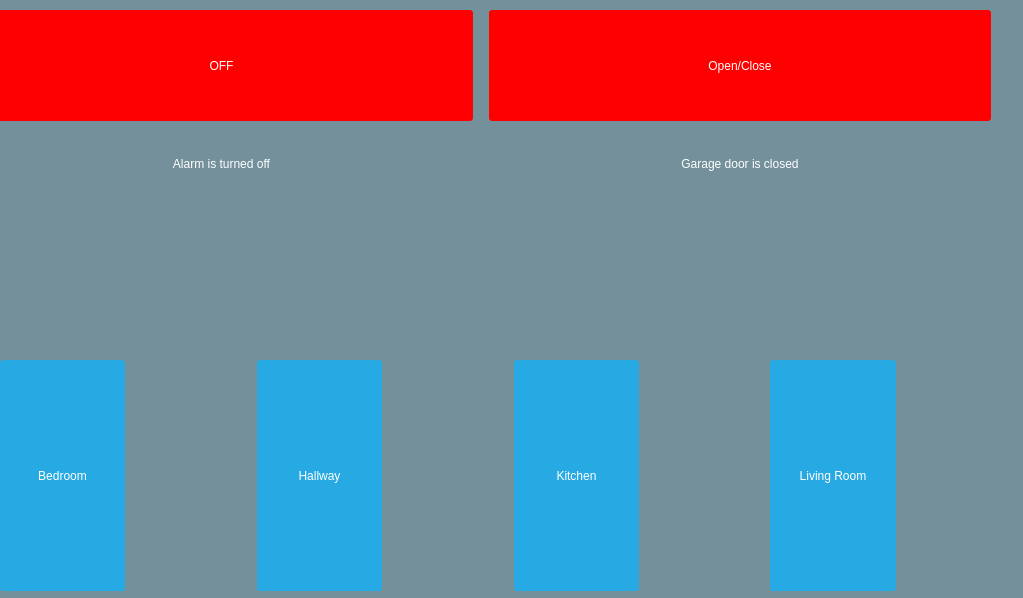
<?xml version="1.0" encoding="UTF-8"?>
<ui version="4.0">
 <class>mainScreenWindow</class>
 <widget class="QWidget" name="mainScreenWindow">
  <property name="geometry">
   <rect>
    <x>0</x>
    <y>0</y>
    <width>1023</width>
    <height>598</height>
   </rect>
  </property>
  <property name="windowTitle">
   <string>Form</string>
  </property>
  <property name="styleSheet">
   <string notr="true">#mainScreenWindow { 
background: rgba(32, 80, 96, 100);
border-image: url(:/images/blue-wallpaper-7.jpg);
 }

#roomSelector { background-color: qlineargradient(spread:reflect, x1:0.5, y1:0, x2:0, y2:0, stop:0 rgba(91, 204, 233, 100), stop:1 rgba(32, 80, 96, 100)); }

#loginForm
{
  background: rgba(0, 0, 0, 80);
  border-radius: 8px;
}

QLabel { color: white; }
QLineEdit { border-radius: 3px; }

QPushButton
{
  color: white;
  background-color: #27a9e3;
  border-width: 0px;
  border-radius: 3px;
}

QPushButton:hover { background-color: #66c011; }</string>
  </property>
  <widget class="QWidget" name="horizontalLayoutWidget">
   <property name="geometry">
    <rect>
     <x>0</x>
     <y>350</y>
     <width>1021</width>
     <height>251</height>
    </rect>
   </property>
   <layout class="QHBoxLayout" name="roomSelector">
    <property name="topMargin">
     <number>10</number>
    </property>
    <property name="bottomMargin">
     <number>10</number>
    </property>
    <item>
     <widget class="QPushButton" name="bedroom">
      <property name="sizePolicy">
       <sizepolicy hsizetype="Expanding" vsizetype="Expanding">
        <horstretch>0</horstretch>
        <verstretch>50</verstretch>
       </sizepolicy>
      </property>
      <property name="text">
       <string>Bedroom</string>
      </property>
      <property name="iconSize">
       <size>
        <width>50</width>
        <height>50</height>
       </size>
      </property>
     </widget>
    </item>
    <item>
     <spacer name="horizontalSpacer_2">
      <property name="orientation">
       <enum>Qt::Horizontal</enum>
      </property>
      <property name="sizeHint" stdset="0">
       <size>
        <width>40</width>
        <height>20</height>
       </size>
      </property>
     </spacer>
    </item>
    <item>
     <widget class="QPushButton" name="Hallway">
      <property name="sizePolicy">
       <sizepolicy hsizetype="Expanding" vsizetype="Expanding">
        <horstretch>0</horstretch>
        <verstretch>0</verstretch>
       </sizepolicy>
      </property>
      <property name="text">
       <string>Hallway</string>
      </property>
     </widget>
    </item>
    <item>
     <spacer name="horizontalSpacer_3">
      <property name="orientation">
       <enum>Qt::Horizontal</enum>
      </property>
      <property name="sizeHint" stdset="0">
       <size>
        <width>40</width>
        <height>20</height>
       </size>
      </property>
     </spacer>
    </item>
    <item>
     <widget class="QPushButton" name="kitchen">
      <property name="sizePolicy">
       <sizepolicy hsizetype="Expanding" vsizetype="Expanding">
        <horstretch>0</horstretch>
        <verstretch>0</verstretch>
       </sizepolicy>
      </property>
      <property name="text">
       <string>Kitchen</string>
      </property>
     </widget>
    </item>
    <item>
     <spacer name="horizontalSpacer_4">
      <property name="orientation">
       <enum>Qt::Horizontal</enum>
      </property>
      <property name="sizeHint" stdset="0">
       <size>
        <width>40</width>
        <height>20</height>
       </size>
      </property>
     </spacer>
    </item>
    <item>
     <widget class="QPushButton" name="livingRoom">
      <property name="sizePolicy">
       <sizepolicy hsizetype="Expanding" vsizetype="Expanding">
        <horstretch>0</horstretch>
        <verstretch>0</verstretch>
       </sizepolicy>
      </property>
      <property name="text">
       <string>Living Room</string>
      </property>
     </widget>
    </item>
    <item>
     <spacer name="horizontalSpacer">
      <property name="orientation">
       <enum>Qt::Horizontal</enum>
      </property>
      <property name="sizeHint" stdset="0">
       <size>
        <width>40</width>
        <height>20</height>
       </size>
      </property>
     </spacer>
    </item>
   </layout>
  </widget>
  <widget class="QWidget" name="horizontalLayoutWidget_2">
   <property name="geometry">
    <rect>
     <x>-30</x>
     <y>10</y>
     <width>1021</width>
     <height>161</height>
    </rect>
   </property>
   <layout class="QHBoxLayout" name="horizontalLayout">
    <item>
     <layout class="QVBoxLayout" name="verticalLayout_2">
      <property name="leftMargin">
       <number>0</number>
      </property>
      <property name="rightMargin">
       <number>0</number>
      </property>
      <property name="bottomMargin">
       <number>0</number>
      </property>
      <item>
       <widget class="QPushButton" name="alarmPushButton">
        <property name="enabled">
         <bool>true</bool>
        </property>
        <property name="sizePolicy">
         <sizepolicy hsizetype="Minimum" vsizetype="MinimumExpanding">
          <horstretch>0</horstretch>
          <verstretch>0</verstretch>
         </sizepolicy>
        </property>
        <property name="layoutDirection">
         <enum>Qt::LeftToRight</enum>
        </property>
        <property name="styleSheet">
         <string notr="true">#alarmPushButton{
background-color: red
}</string>
        </property>
        <property name="text">
         <string>OFF</string>
        </property>
       </widget>
      </item>
      <item>
       <spacer name="verticalSpacer">
        <property name="orientation">
         <enum>Qt::Vertical</enum>
        </property>
        <property name="sizeType">
         <enum>QSizePolicy::Fixed</enum>
        </property>
        <property name="sizeHint" stdset="0">
         <size>
          <width>20</width>
          <height>30</height>
         </size>
        </property>
       </spacer>
      </item>
      <item>
       <widget class="QLabel" name="label">
        <property name="sizePolicy">
         <sizepolicy hsizetype="Minimum" vsizetype="Fixed">
          <horstretch>0</horstretch>
          <verstretch>10</verstretch>
         </sizepolicy>
        </property>
        <property name="minimumSize">
         <size>
          <width>10</width>
          <height>10</height>
         </size>
        </property>
        <property name="text">
         <string>Alarm is turned off</string>
        </property>
        <property name="alignment">
         <set>Qt::AlignCenter</set>
        </property>
        <property name="wordWrap">
         <bool>false</bool>
        </property>
       </widget>
      </item>
     </layout>
    </item>
    <item>
     <spacer name="horizontalSpacer_5">
      <property name="orientation">
       <enum>Qt::Horizontal</enum>
      </property>
      <property name="sizeType">
       <enum>QSizePolicy::Fixed</enum>
      </property>
      <property name="sizeHint" stdset="0">
       <size>
        <width>10</width>
        <height>20</height>
       </size>
      </property>
     </spacer>
    </item>
    <item>
     <layout class="QVBoxLayout" name="verticalLayout_3">
      <property name="leftMargin">
       <number>0</number>
      </property>
      <item>
       <widget class="QPushButton" name="garageDoorPushButton">
        <property name="sizePolicy">
         <sizepolicy hsizetype="Minimum" vsizetype="MinimumExpanding">
          <horstretch>0</horstretch>
          <verstretch>0</verstretch>
         </sizepolicy>
        </property>
        <property name="styleSheet">
         <string notr="true">#garageDoorPushButton{
background-color: red
}</string>
        </property>
        <property name="text">
         <string>Open/Close</string>
        </property>
       </widget>
      </item>
      <item>
       <spacer name="verticalSpacer_2">
        <property name="orientation">
         <enum>Qt::Vertical</enum>
        </property>
        <property name="sizeType">
         <enum>QSizePolicy::Fixed</enum>
        </property>
        <property name="sizeHint" stdset="0">
         <size>
          <width>20</width>
          <height>30</height>
         </size>
        </property>
       </spacer>
      </item>
      <item>
       <widget class="QLabel" name="label_2">
        <property name="sizePolicy">
         <sizepolicy hsizetype="Minimum" vsizetype="Fixed">
          <horstretch>0</horstretch>
          <verstretch>10</verstretch>
         </sizepolicy>
        </property>
        <property name="minimumSize">
         <size>
          <width>10</width>
          <height>10</height>
         </size>
        </property>
        <property name="text">
         <string>Garage door is closed</string>
        </property>
        <property name="alignment">
         <set>Qt::AlignCenter</set>
        </property>
       </widget>
      </item>
     </layout>
    </item>
   </layout>
  </widget>
 </widget>
 <resources/>
 <connections/>
</ui>
